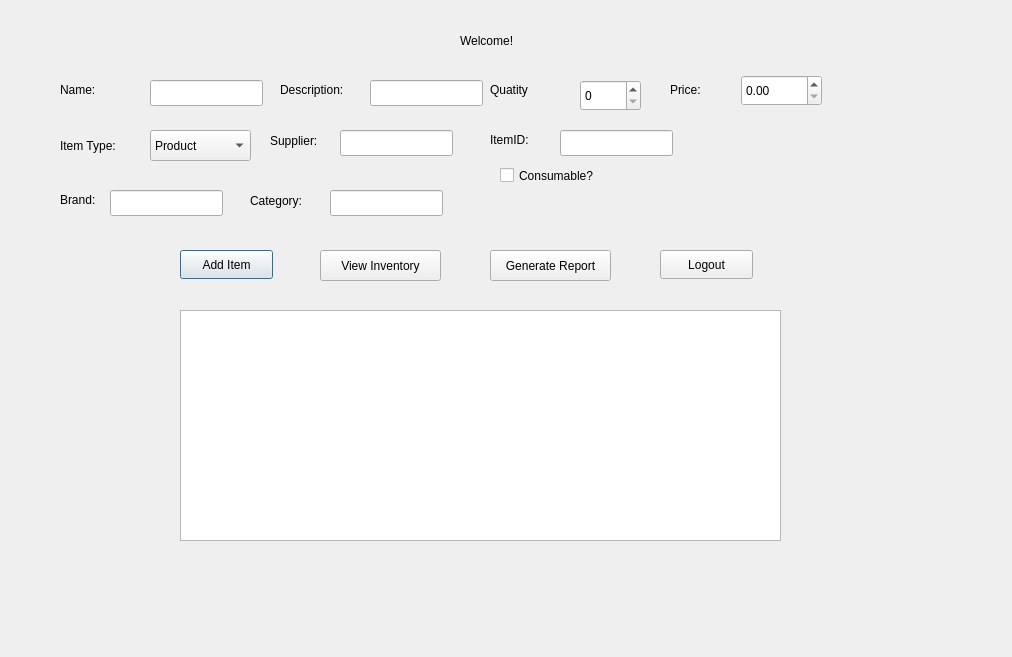
<?xml version="1.0" encoding="UTF-8"?>
<ui version="4.0">
 <class>ManagerWindow</class>
 <widget class="QDialog" name="ManagerWindow">
  <property name="geometry">
   <rect>
    <x>0</x>
    <y>0</y>
    <width>1012</width>
    <height>657</height>
   </rect>
  </property>
  <property name="windowTitle">
   <string>Dialog</string>
  </property>
  <widget class="QLabel" name="label">
   <property name="geometry">
    <rect>
     <x>460</x>
     <y>20</y>
     <width>141</width>
     <height>41</height>
    </rect>
   </property>
   <property name="text">
    <string>Welcome!</string>
   </property>
  </widget>
  <widget class="QPushButton" name="pushButtonAdditem">
   <property name="geometry">
    <rect>
     <x>180</x>
     <y>250</y>
     <width>93</width>
     <height>29</height>
    </rect>
   </property>
   <property name="text">
    <string>Add Item</string>
   </property>
  </widget>
  <widget class="QPushButton" name="pushButtonViewinv">
   <property name="geometry">
    <rect>
     <x>320</x>
     <y>250</y>
     <width>121</width>
     <height>31</height>
    </rect>
   </property>
   <property name="text">
    <string>View Inventory</string>
   </property>
  </widget>
  <widget class="QPushButton" name="pushButtonlogout">
   <property name="geometry">
    <rect>
     <x>660</x>
     <y>250</y>
     <width>93</width>
     <height>29</height>
    </rect>
   </property>
   <property name="text">
    <string>Logout</string>
   </property>
  </widget>
  <widget class="QListWidget" name="listWidgetInv">
   <property name="geometry">
    <rect>
     <x>180</x>
     <y>310</y>
     <width>601</width>
     <height>231</height>
    </rect>
   </property>
  </widget>
  <widget class="QLabel" name="label_2">
   <property name="geometry">
    <rect>
     <x>60</x>
     <y>130</y>
     <width>91</width>
     <height>31</height>
    </rect>
   </property>
   <property name="text">
    <string>Item Type:</string>
   </property>
  </widget>
  <widget class="QComboBox" name="comboBoxItemType">
   <property name="geometry">
    <rect>
     <x>150</x>
     <y>130</y>
     <width>101</width>
     <height>31</height>
    </rect>
   </property>
   <item>
    <property name="text">
     <string>Product</string>
    </property>
   </item>
   <item>
    <property name="text">
     <string>Supply</string>
    </property>
   </item>
  </widget>
  <widget class="QLabel" name="label_3">
   <property name="geometry">
    <rect>
     <x>60</x>
     <y>190</y>
     <width>63</width>
     <height>20</height>
    </rect>
   </property>
   <property name="text">
    <string>Brand:</string>
   </property>
  </widget>
  <widget class="QLineEdit" name="lineEditBrand">
   <property name="geometry">
    <rect>
     <x>110</x>
     <y>190</y>
     <width>113</width>
     <height>26</height>
    </rect>
   </property>
  </widget>
  <widget class="QLabel" name="label_4">
   <property name="geometry">
    <rect>
     <x>250</x>
     <y>190</y>
     <width>71</width>
     <height>21</height>
    </rect>
   </property>
   <property name="text">
    <string>Category:</string>
   </property>
  </widget>
  <widget class="QLineEdit" name="lineEditCategory">
   <property name="geometry">
    <rect>
     <x>330</x>
     <y>190</y>
     <width>113</width>
     <height>26</height>
    </rect>
   </property>
  </widget>
  <widget class="QLineEdit" name="lineEditsup">
   <property name="geometry">
    <rect>
     <x>340</x>
     <y>130</y>
     <width>113</width>
     <height>26</height>
    </rect>
   </property>
  </widget>
  <widget class="QLabel" name="label_5">
   <property name="geometry">
    <rect>
     <x>270</x>
     <y>130</y>
     <width>81</width>
     <height>21</height>
    </rect>
   </property>
   <property name="text">
    <string>Supplier:</string>
   </property>
  </widget>
  <widget class="QCheckBox" name="checkBoxConsumable">
   <property name="geometry">
    <rect>
     <x>500</x>
     <y>150</y>
     <width>131</width>
     <height>51</height>
    </rect>
   </property>
   <property name="text">
    <string>Consumable?</string>
   </property>
  </widget>
  <widget class="QLabel" name="labelItemID">
   <property name="geometry">
    <rect>
     <x>490</x>
     <y>130</y>
     <width>63</width>
     <height>20</height>
    </rect>
   </property>
   <property name="text">
    <string>ItemID:</string>
   </property>
  </widget>
  <widget class="QLineEdit" name="lineEditItemID">
   <property name="geometry">
    <rect>
     <x>560</x>
     <y>130</y>
     <width>113</width>
     <height>26</height>
    </rect>
   </property>
  </widget>
  <widget class="QLineEdit" name="lineEditName">
   <property name="geometry">
    <rect>
     <x>150</x>
     <y>80</y>
     <width>113</width>
     <height>26</height>
    </rect>
   </property>
  </widget>
  <widget class="QLabel" name="label_6">
   <property name="geometry">
    <rect>
     <x>60</x>
     <y>80</y>
     <width>63</width>
     <height>20</height>
    </rect>
   </property>
   <property name="text">
    <string>Name:</string>
   </property>
  </widget>
  <widget class="QLabel" name="label_7">
   <property name="geometry">
    <rect>
     <x>280</x>
     <y>80</y>
     <width>101</width>
     <height>20</height>
    </rect>
   </property>
   <property name="text">
    <string>Description:</string>
   </property>
  </widget>
  <widget class="QLineEdit" name="lineEditDesc">
   <property name="geometry">
    <rect>
     <x>370</x>
     <y>80</y>
     <width>113</width>
     <height>26</height>
    </rect>
   </property>
  </widget>
  <widget class="QSpinBox" name="spinBoxQuantity">
   <property name="geometry">
    <rect>
     <x>580</x>
     <y>80</y>
     <width>61</width>
     <height>31</height>
    </rect>
   </property>
  </widget>
  <widget class="QLabel" name="label_8">
   <property name="geometry">
    <rect>
     <x>490</x>
     <y>80</y>
     <width>63</width>
     <height>20</height>
    </rect>
   </property>
   <property name="text">
    <string>Quatity</string>
   </property>
  </widget>
  <widget class="QLabel" name="label_9">
   <property name="geometry">
    <rect>
     <x>670</x>
     <y>80</y>
     <width>63</width>
     <height>20</height>
    </rect>
   </property>
   <property name="text">
    <string>Price:</string>
   </property>
  </widget>
  <widget class="QDoubleSpinBox" name="doubleSpinBoxPrice">
   <property name="geometry">
    <rect>
     <x>741</x>
     <y>75</y>
     <width>81</width>
     <height>31</height>
    </rect>
   </property>
  </widget>
  <widget class="QPushButton" name="pushButtonReport">
   <property name="geometry">
    <rect>
     <x>490</x>
     <y>250</y>
     <width>121</width>
     <height>31</height>
    </rect>
   </property>
   <property name="text">
    <string>Generate Report</string>
   </property>
  </widget>
 </widget>
 <resources/>
 <connections/>
</ui>
